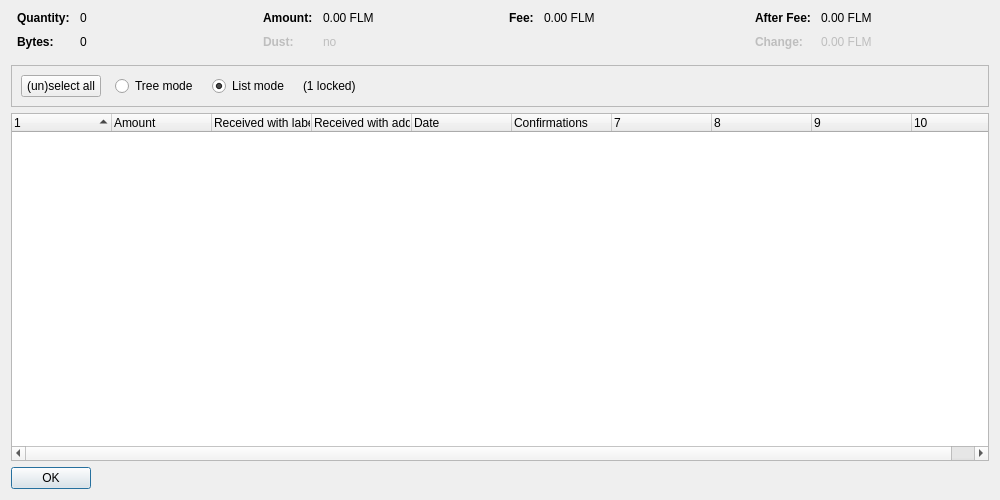
<?xml version="1.0" encoding="UTF-8"?>
<ui version="4.0">
 <class>CoinControlDialog</class>
 <widget class="QDialog" name="CoinControlDialog">
  <property name="geometry">
   <rect>
    <x>0</x>
    <y>0</y>
    <width>1000</width>
    <height>500</height>
   </rect>
  </property>
  <property name="windowTitle">
   <string>Coin Selection</string>
  </property>
  <layout class="QVBoxLayout" name="verticalLayout">
   <item>
    <layout class="QHBoxLayout" name="horizontalLayoutTop" stretch="0,0,0,0">
     <property name="topMargin">
      <number>0</number>
     </property>
     <property name="bottomMargin">
      <number>10</number>
     </property>
     <item>
      <layout class="QFormLayout" name="formLayoutCoinControl1">
       <property name="horizontalSpacing">
        <number>10</number>
       </property>
       <property name="verticalSpacing">
        <number>10</number>
       </property>
       <property name="leftMargin">
        <number>6</number>
       </property>
       <property name="rightMargin">
        <number>6</number>
       </property>
       <item row="0" column="0">
        <widget class="QLabel" name="labelCoinControlQuantityText">
         <property name="font">
          <font>
           <weight>75</weight>
           <bold>true</bold>
          </font>
         </property>
         <property name="text">
          <string>Quantity:</string>
         </property>
        </widget>
       </item>
       <item row="0" column="1">
        <widget class="QLabel" name="labelCoinControlQuantity">
         <property name="cursor">
          <cursorShape>IBeamCursor</cursorShape>
         </property>
         <property name="contextMenuPolicy">
          <enum>Qt::ActionsContextMenu</enum>
         </property>
         <property name="text">
          <string notr="true">0</string>
         </property>
         <property name="textInteractionFlags">
          <set>Qt::LinksAccessibleByMouse|Qt::TextSelectableByKeyboard|Qt::TextSelectableByMouse</set>
         </property>
        </widget>
       </item>
       <item row="1" column="0">
        <widget class="QLabel" name="labelCoinControlBytesText">
         <property name="font">
          <font>
           <weight>75</weight>
           <bold>true</bold>
          </font>
         </property>
         <property name="text">
          <string>Bytes:</string>
         </property>
        </widget>
       </item>
       <item row="1" column="1">
        <widget class="QLabel" name="labelCoinControlBytes">
         <property name="cursor">
          <cursorShape>IBeamCursor</cursorShape>
         </property>
         <property name="contextMenuPolicy">
          <enum>Qt::ActionsContextMenu</enum>
         </property>
         <property name="text">
          <string notr="true">0</string>
         </property>
         <property name="textInteractionFlags">
          <set>Qt::LinksAccessibleByMouse|Qt::TextSelectableByKeyboard|Qt::TextSelectableByMouse</set>
         </property>
        </widget>
       </item>
      </layout>
     </item>
     <item>
      <layout class="QFormLayout" name="formLayoutCoinControl2">
       <property name="horizontalSpacing">
        <number>10</number>
       </property>
       <property name="verticalSpacing">
        <number>10</number>
       </property>
       <property name="leftMargin">
        <number>6</number>
       </property>
       <property name="rightMargin">
        <number>6</number>
       </property>
       <item row="0" column="0">
        <widget class="QLabel" name="labelCoinControlAmountText">
         <property name="font">
          <font>
           <weight>75</weight>
           <bold>true</bold>
          </font>
         </property>
         <property name="text">
          <string>Amount:</string>
         </property>
        </widget>
       </item>
       <item row="0" column="1">
        <widget class="QLabel" name="labelCoinControlAmount">
         <property name="cursor">
          <cursorShape>IBeamCursor</cursorShape>
         </property>
         <property name="contextMenuPolicy">
          <enum>Qt::ActionsContextMenu</enum>
         </property>
         <property name="text">
          <string notr="true">0.00 FLM</string>
         </property>
         <property name="textInteractionFlags">
          <set>Qt::LinksAccessibleByMouse|Qt::TextSelectableByKeyboard|Qt::TextSelectableByMouse</set>
         </property>
        </widget>
       </item>
       <item row="1" column="0">
        <widget class="QLabel" name="labelCoinControlLowOutputText">
         <property name="enabled">
          <bool>false</bool>
         </property>
         <property name="font">
          <font>
           <weight>75</weight>
           <bold>true</bold>
          </font>
         </property>
         <property name="text">
          <string>Dust:</string>
         </property>
        </widget>
       </item>
       <item row="1" column="1">
        <widget class="QLabel" name="labelCoinControlLowOutput">
         <property name="enabled">
          <bool>false</bool>
         </property>
         <property name="cursor">
          <cursorShape>IBeamCursor</cursorShape>
         </property>
         <property name="contextMenuPolicy">
          <enum>Qt::ActionsContextMenu</enum>
         </property>
         <property name="text">
          <string notr="true">no</string>
         </property>
         <property name="textInteractionFlags">
          <set>Qt::LinksAccessibleByMouse|Qt::TextSelectableByKeyboard|Qt::TextSelectableByMouse</set>
         </property>
        </widget>
       </item>
      </layout>
     </item>
     <item>
      <layout class="QFormLayout" name="formLayoutCoinControl3">
       <property name="horizontalSpacing">
        <number>10</number>
       </property>
       <property name="verticalSpacing">
        <number>10</number>
       </property>
       <property name="leftMargin">
        <number>6</number>
       </property>
       <property name="rightMargin">
        <number>6</number>
       </property>
       <item row="0" column="0">
        <widget class="QLabel" name="labelCoinControlFeeText">
         <property name="font">
          <font>
           <weight>75</weight>
           <bold>true</bold>
          </font>
         </property>
         <property name="text">
          <string>Fee:</string>
         </property>
        </widget>
       </item>
       <item row="0" column="1">
        <widget class="QLabel" name="labelCoinControlFee">
         <property name="cursor">
          <cursorShape>IBeamCursor</cursorShape>
         </property>
         <property name="contextMenuPolicy">
          <enum>Qt::ActionsContextMenu</enum>
         </property>
         <property name="text">
          <string notr="true">0.00 FLM</string>
         </property>
         <property name="textInteractionFlags">
          <set>Qt::LinksAccessibleByMouse|Qt::TextSelectableByKeyboard|Qt::TextSelectableByMouse</set>
         </property>
        </widget>
       </item>
      </layout>
     </item>
     <item>
      <layout class="QFormLayout" name="formLayoutCoinControl4">
       <property name="horizontalSpacing">
        <number>10</number>
       </property>
       <property name="verticalSpacing">
        <number>10</number>
       </property>
       <property name="leftMargin">
        <number>6</number>
       </property>
       <property name="rightMargin">
        <number>6</number>
       </property>
       <item row="0" column="0">
        <widget class="QLabel" name="labelCoinControlAfterFeeText">
         <property name="font">
          <font>
           <weight>75</weight>
           <bold>true</bold>
          </font>
         </property>
         <property name="text">
          <string>After Fee:</string>
         </property>
        </widget>
       </item>
       <item row="0" column="1">
        <widget class="QLabel" name="labelCoinControlAfterFee">
         <property name="cursor">
          <cursorShape>IBeamCursor</cursorShape>
         </property>
         <property name="contextMenuPolicy">
          <enum>Qt::ActionsContextMenu</enum>
         </property>
         <property name="text">
          <string notr="true">0.00 FLM</string>
         </property>
         <property name="textInteractionFlags">
          <set>Qt::LinksAccessibleByMouse|Qt::TextSelectableByKeyboard|Qt::TextSelectableByMouse</set>
         </property>
        </widget>
       </item>
       <item row="1" column="0">
        <widget class="QLabel" name="labelCoinControlChangeText">
         <property name="enabled">
          <bool>false</bool>
         </property>
         <property name="font">
          <font>
           <weight>75</weight>
           <bold>true</bold>
          </font>
         </property>
         <property name="text">
          <string>Change:</string>
         </property>
        </widget>
       </item>
       <item row="1" column="1">
        <widget class="QLabel" name="labelCoinControlChange">
         <property name="enabled">
          <bool>false</bool>
         </property>
         <property name="cursor">
          <cursorShape>IBeamCursor</cursorShape>
         </property>
         <property name="contextMenuPolicy">
          <enum>Qt::ActionsContextMenu</enum>
         </property>
         <property name="text">
          <string notr="true">0.00 FLM</string>
         </property>
         <property name="textInteractionFlags">
          <set>Qt::LinksAccessibleByMouse|Qt::TextSelectableByKeyboard|Qt::TextSelectableByMouse</set>
         </property>
        </widget>
       </item>
      </layout>
     </item>
    </layout>
   </item>
   <item>
    <widget class="QFrame" name="frame">
     <property name="minimumSize">
      <size>
       <width>0</width>
       <height>40</height>
      </size>
     </property>
     <property name="frameShape">
      <enum>QFrame::StyledPanel</enum>
     </property>
     <property name="frameShadow">
      <enum>QFrame::Sunken</enum>
     </property>
     <layout class="QHBoxLayout" name="horizontalLayout">
      <item>
       <layout class="QHBoxLayout" name="horizontalLayoutPanel" stretch="0,0,0,0,0">
        <property name="spacing">
         <number>14</number>
        </property>
        <item>
         <widget class="QPushButton" name="pushButtonSelectAll">
          <property name="sizePolicy">
           <sizepolicy hsizetype="Maximum" vsizetype="Fixed">
            <horstretch>0</horstretch>
            <verstretch>0</verstretch>
           </sizepolicy>
          </property>
          <property name="text">
           <string>(un)select all</string>
          </property>
          <property name="autoDefault">
           <bool>false</bool>
          </property>
         </widget>
        </item>
        <item>
         <widget class="QRadioButton" name="radioTreeMode">
          <property name="sizePolicy">
           <sizepolicy hsizetype="Maximum" vsizetype="Fixed">
            <horstretch>0</horstretch>
            <verstretch>0</verstretch>
           </sizepolicy>
          </property>
          <property name="text">
           <string>Tree mode</string>
          </property>
         </widget>
        </item>
        <item>
         <widget class="QRadioButton" name="radioListMode">
          <property name="sizePolicy">
           <sizepolicy hsizetype="Maximum" vsizetype="Fixed">
            <horstretch>0</horstretch>
            <verstretch>0</verstretch>
           </sizepolicy>
          </property>
          <property name="text">
           <string>List mode</string>
          </property>
          <property name="checked">
           <bool>true</bool>
          </property>
         </widget>
        </item>
        <item>
         <widget class="QLabel" name="labelLocked">
          <property name="text">
           <string notr="true">(1 locked)</string>
          </property>
         </widget>
        </item>
        <item>
         <spacer name="horizontalSpacer">
          <property name="orientation">
           <enum>Qt::Horizontal</enum>
          </property>
          <property name="sizeHint" stdset="0">
           <size>
            <width>40</width>
            <height>20</height>
           </size>
          </property>
         </spacer>
        </item>
       </layout>
      </item>
     </layout>
    </widget>
   </item>
   <item>
    <widget class="CoinControlTreeWidget" name="treeWidget">
     <property name="contextMenuPolicy">
      <enum>Qt::CustomContextMenu</enum>
     </property>
     <property name="sortingEnabled">
      <bool>false</bool>
     </property>
     <property name="columnCount">
      <number>10</number>
     </property>
     <attribute name="headerShowSortIndicator" stdset="0">
      <bool>true</bool>
     </attribute>
     <attribute name="headerStretchLastSection">
      <bool>false</bool>
     </attribute>
     <column>
      <property name="text">
       <string/>
      </property>
     </column>
     <column>
      <property name="text">
       <string>Amount</string>
      </property>
     </column>
     <column>
      <property name="text">
       <string>Received with label</string>
      </property>
     </column>
     <column>
      <property name="text">
       <string>Received with address</string>
      </property>
     </column>
     <column>
      <property name="text">
       <string>Date</string>
      </property>
     </column>
     <column>
      <property name="text">
       <string>Confirmations</string>
      </property>
      <property name="toolTip">
       <string>Confirmed</string>
      </property>
     </column>
     <column>
      <property name="text">
       <string/>
      </property>
     </column>
     <column>
      <property name="text">
       <string/>
      </property>
     </column>
     <column>
      <property name="text">
       <string/>
      </property>
     </column>
     <column>
      <property name="text">
       <string/>
      </property>
     </column>
    </widget>
   </item>
   <item>
    <widget class="QDialogButtonBox" name="buttonBox">
     <property name="sizePolicy">
      <sizepolicy hsizetype="Maximum" vsizetype="Fixed">
       <horstretch>0</horstretch>
       <verstretch>0</verstretch>
      </sizepolicy>
     </property>
     <property name="orientation">
      <enum>Qt::Horizontal</enum>
     </property>
     <property name="standardButtons">
      <set>QDialogButtonBox::Ok</set>
     </property>
    </widget>
   </item>
  </layout>
 </widget>
 <customwidgets>
  <customwidget>
   <class>CoinControlTreeWidget</class>
   <extends>QTreeWidget</extends>
   <header>qt/coincontroltreewidget.h</header>
  </customwidget>
 </customwidgets>
 <resources/>
 <connections/>
</ui>
